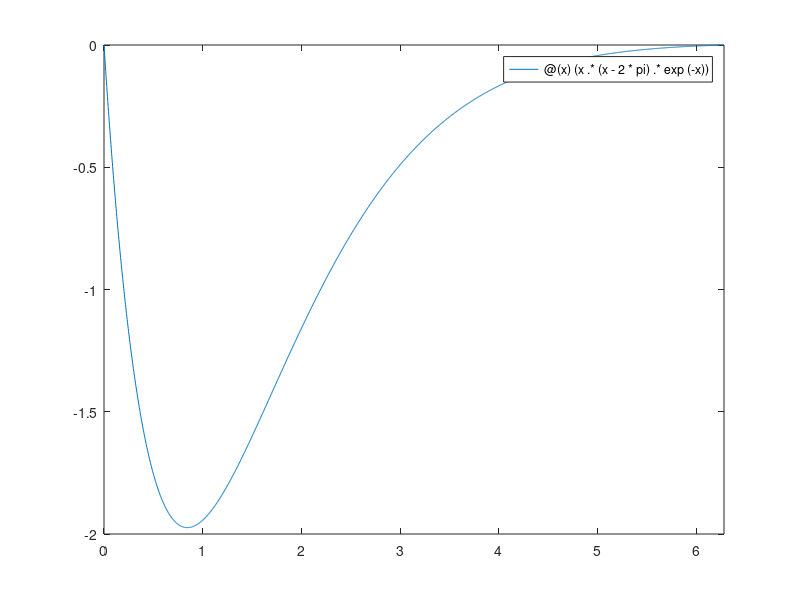

MATLAB code for this plot: (Note: this script raises an error after producing the figure.)
# 例題 3.6

hold off
cla
clf


# オリジナルの関数
fun=@(x) (x .* (x - 2 * pi) .* exp(-x));

N=1000;  # numbers for plot
xxx=linspace(0,2*pi,N);
fplot(fun,[0,2*pi])
hold on


M=10;     # 補間点の数
#xx=2*pi*[0:M-1]./M

yy=fun(xx);
plot(xx,yy,"or")


Y=fft(yy);
C=fftshift(Y)/M;

Hokan=zeros(1,N);

for ii=1:M
    Hokan+=C(ii) * exp(i* (-(M/2)+(ii-1)) * xxx);
endfor

plot(xxx,Hokan)


# 同じことをinterpft()つかってやってみる
z=interpft(yy,N);

plot(xxx,z, "y")





